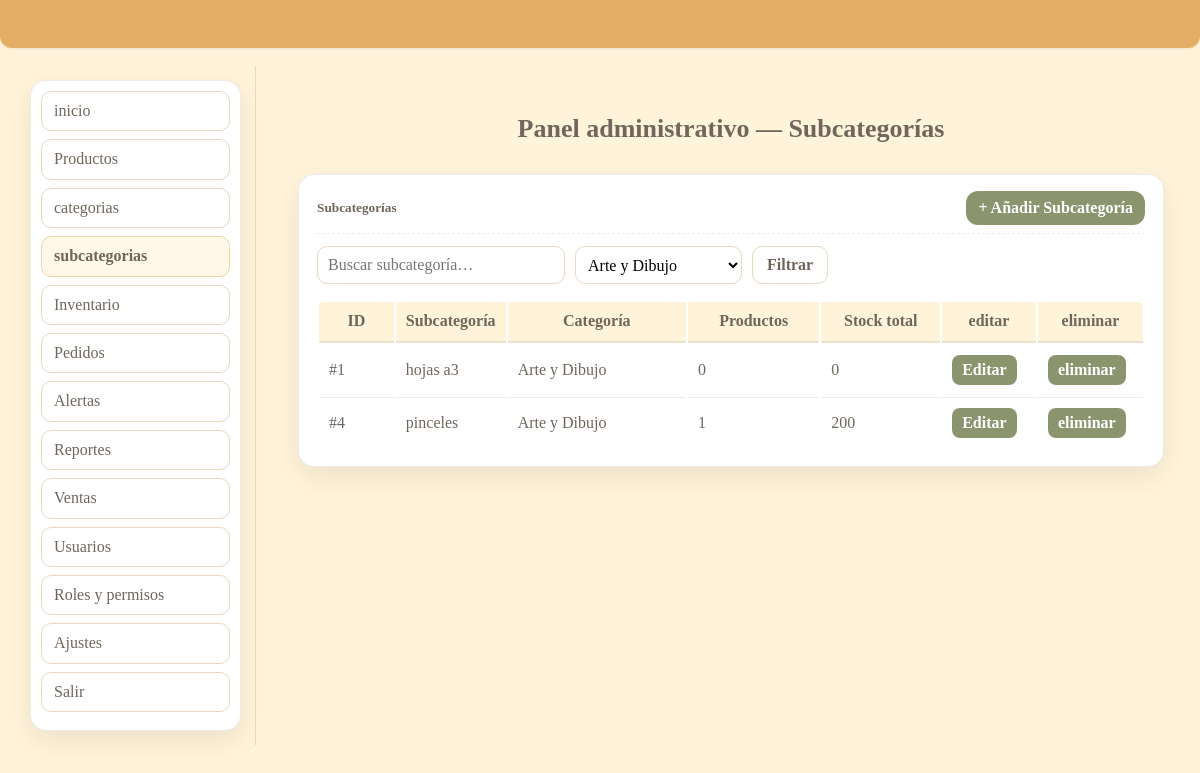
Page /admin/subcategorias/?cat=3 on the committed database.
### tables this page shows
CREATE TABLE `subcategoria` (
  `id_subcategoria` smallint(5) UNSIGNED NOT NULL,
  `id_categoria` smallint(5) UNSIGNED NOT NULL,
  `nombre` varchar(100) NOT NULL
);

CREATE TABLE `categoria` (
  `id_categoria` smallint(5) UNSIGNED NOT NULL,
  `nombre` varchar(100) NOT NULL
);

### admin/subcategorias/index.php (the view, shortened to what this page needs)
<?php
include(__DIR__ . '/../../includes/db.php');
$HAS_ACL = file_exists(__DIR__ . '/../includes/acl.php');
if ($HAS_ACL) { require_once __DIR__ . '/../includes/acl.php'; }
else {
  if (!function_exists('can')) { function can($k){ return true; } }
}
function h($s){ return htmlspecialchars((string)$s, ENT_QUOTES,'UTF-8'); }
$q      = trim($_GET['q'] ?? '');
$idCat  = (int)($_GET['cat'] ?? 0);
$page= max(1,(int)($_GET['page']??1));
$perPage=15; $offset=($page-1)*$perPage;
$cats=[]; $r=$conexion->query("SELECT id_categoria, nombre FROM categoria ORDER BY nombre");
while($row=$r->fetch_assoc()) $cats[]=$row;
$w=[]; $params=[]; $types='';
if ($idCat>0){ $w[]="sc.id_categoria=?"; $params[]=$idCat; $types.='i'; }
$whereSql = $w?('WHERE '.implode(' AND ',$w)):'';
$sqlList="
  SELECT
    sc.id_subcategoria,
    sc.nombre,
    sc.id_categoria,
    c.nombre AS categoria,
    COUNT(DISTINCT p.id_producto)       AS productos,
    COALESCE(SUM(i.stock_actual),0)     AS stock_total
  FROM subcategoria sc
  LEFT JOIN categoria c  ON c.id_categoria=sc.id_categoria
  LEFT JOIN producto p   ON p.id_subcategoria=sc.id_subcategoria
  LEFT JOIN inventario i ON i.id_producto=p.id_producto
  $whereSql
  GROUP BY sc.id_subcategoria, sc.nombre, sc.id_categoria, categoria
  ORDER BY categoria ASC, sc.nombre ASC
  LIMIT ? OFFSET ?
";
$typesList=$types.'ii';
$paramsList=$params; $paramsList[]=$perPage; $paramsList[]=$offset;
$st=$conexion->prepare($sqlList);
$st->bind_param($typesList, ...$paramsList);
$st->execute();
$rows=$st->get_result()->fetch_all(MYSQLI_ASSOC);
?>
<!doctype html><html lang="es"><head>
<link rel="stylesheet" href="https://cdnjs.cloudflare.com/ajax/libs/normalize/8.0.1/normalize.min.css">
<link rel="stylesheet" href="https://cdnjs.cloudflare.com/ajax/libs/skeleton/2.0.4/skeleton.min.css">
<link rel="stylesheet" href="/libreria_lapicito/css/style.css">
</head><body>
<div class="barra"></div>
  <div class="prod-shell">
    <aside class="prod-side">
      <ul class="prod-nav">
        <li><a  href="/libreria_lapicito/admin/index.php">inicio</a></li>
        <?php if (can('productos.ver')): ?>
        <li><a href="/libreria_lapicito/admin/productos/">Productos</a></li>
        <?php endif; ?>
        <li><a href="/libreria_lapicito/admin/categorias/">categorias</a></li>
        <?php if (can('inventario.ver')): ?>
           <li><a class="active" href="/libreria_lapicito/admin/subcategorias/">subcategorias</a></li>
        <li><a href="/libreria_lapicito/admin/inventario/">Inventario</a></li>
        <?php endif; ?>
        <?php if (can('pedidos.aprobar')): ?>
        <li><a href="/libreria_lapicito/admin/pedidos/">Pedidos</a></li>
        <?php endif; ?>
        <?php if (can('alertas.ver')): ?>
        <li><a href="/libreria_lapicito/admin/alertas/">Alertas</a></li>
        <?php endif; ?>
        <?php if (can('reportes.detallados') || can('reportes.simple')): ?>
        <li><a href="/libreria_lapicito/admin/reportes/">Reportes</a></li>
        <?php endif; ?>
         <?php if (can('ventas.rapidas')): ?>
        <li><a href="/libreria_lapicito/admin/ventas/">Ventas</a></li>
        <?php endif; ?>
        <?php if (can('usuarios.gestionar') || can('usuarios.crear_empleado')): ?>
        <li><a href="/libreria_lapicito/admin/usuarios/">Usuarios</a></li>
        <?php endif; ?>
        <?php if (can('usuarios.gestionar')): ?>
        <li><a href="/libreria_lapicito/admin/roles/">Roles y permisos</a></li>
        <?php endif; ?>
        <li><a href="/libreria_lapicito/admin/ajustes/">Ajustes</a></li>
        <li><a href="/libreria_lapicito/admin/logout.php">Salir</a></li>
      </ul>
    </aside>
  <main class="prod-main">
    <div class="inv-title">Panel administrativo — Subcategorías</div>
    <div class="prod-card">
      <div class="prod-head">
        <h5>Subcategorías</h5>
        <?php if (can('subcategorias.crear')): ?>
          <a class="btn-add" href="/libreria_lapicito/admin/subcategorias/crear.php<?= $idCat>0?'?cat='.((int)$idCat):'' ?>">+ Añadir Subcategoría</a>
        <?php endif; ?>
      </div>
      <form class="prod-filters" method="get">
        <input class="input-search" type="text" name="q" value="<?= h($q) ?>" placeholder="Buscar subcategoría…">
        <select name="cat">
          <?php foreach($cats as $c): ?>
            <option value="<?= (int)$c['id_categoria'] ?>" <?= $idCat===(int)$c['id_categoria']?'selected':'' ?>>
              <?= h($c['nombre']) ?>
            </option>
          <?php endforeach; ?>
        </select>
        <button class="btn-filter" type="submit">Filtrar</button>
      </form>
      <div class="table-wrap">
        <table class="u-full-width">
          <thead>
            <tr>
              <th style="width:80px">ID</th>
              <th>Subcategoría</th>
              <th style="width:220px">Categoría</th>
              <th style="width:140px">Productos</th>
              <th style="width:140px">Stock total</th>
              <th style="width:80px">editar</th>
              <th style="width:90px">eliminar</th>
            </tr>
          </thead>
          <tbody>
            <?php foreach($rows as $r): ?>
              <tr>
                <td>#<?= (int)$r['id_subcategoria'] ?></td>
                <td><?= h($r['nombre']) ?></td>
                <td><?= h($r['categoria'] ?? '—') ?></td>
                <td><?= (int)$r['productos'] ?></td>
                <td><?= (int)$r['stock_total'] ?></td>
                <td><a class="btn-sm" href="/libreria_lapicito/admin/subcategorias/editar.php?id=<?= (int)$r['id_subcategoria'] ?>">Editar</a></td>
                <td><a class="btn-sm" href="/libreria_lapicito/admin/subcategorias/eliminar.php?id=<?= (int)$r['id_subcategoria'] ?>">eliminar</a></td>
              </tr>
            <?php endforeach; ?>
          </tbody>
        </table>
      </div>
    </div>
  </main>
</div>
</body></html>

### css/style.css (style rules this page uses)
:root { --barra:#e3ad63; --fondo:#fff3d9; --texto:#6f665c; --btn:#8a956e; --btn-txt:#ffffff; --borde:rgba(0,0,0,.08); --sombra:0 10px 30px rgba(0,0,0,.08); --radio:12px; --radio-lg:16px; --f1:clamp(26px,3.2vw,34px); --f3:clamp(14px,1.5vw,16px); }
html,body { margin:0;padding:0 }
body { background:var(--fondo); color:var(--texto); -webkit-font-smoothing:antialiased; -moz-osx-font-smoothing:grayscale; }
h1,h2,h3,h4,h5,h6 { margin-top:.2rem;margin-bottom:.6rem; }
.barra { height:48px; background:var(--barra); border-bottom-left-radius:var(--radio); border-bottom-right-radius:var(--radio); box-shadow:0 2px 0 #e3ad63; position:relative; overflow:hidden; }
.barra::after { content:""; position:absolute; inset:0; background:linear-gradient(90deg,transparent 0 30%,rgba(255,255,255,.16) 50%,transparent 70% 100%); transform:translateX(-100%); animation:barra-brillo 6s linear infinite; pointer-events:none; }
.barra { box-shadow:0 2px 0 rgba(0,0,0,.04); }
.inv-title { text-align:center; color:#6f665c; font-weight:600; padding:10px 0 12px; }
.prod-shell { display:grid; grid-template-columns:220px 1fr; gap:0; min-height:calc(100vh - 110px); }
.prod-side { background:#fff3d9; border-right:1px solid #e6d9bf; padding:14px; }
.prod-nav { list-style:none; margin:0; padding:0; }
.prod-nav li { margin-bottom:8px; }
.prod-nav a { display:block; padding:8px 10px; border:1px solid #e6d9bf; border-radius:10px; background:#fff; color:#6f665c; text-decoration:none; }
.prod-nav a.active { background:#fffef2; border-color:#e9d7b5; font-weight:700; }
.prod-main { padding:14px; }
.prod-card { background:#fff9ef; border:1px solid #e6d9bf; border-radius:12px; padding:12px; }
.prod-head { display:flex; align-items:center; justify-content:space-between; margin-bottom:8px; }
.btn-add { background:#8a956e; color:#fff !important; border:0; border-radius:12px; padding:8px 12px; font-weight:700; text-decoration:none; }
.prod-filters { display:grid; grid-template-columns:1fr 220px 200px 120px; gap:8px; align-items:center; margin-bottom:8px; }
.input-search { height:38px; border:1px solid #e6d9bf; border-radius:10px; padding-left:36px; padding-right:10px; }
.prod-filters select { height:38px; border:1px solid #e6d9bf; border-radius:10px; background:#fff; padding:6px 8px; }
.btn-filter { height:38px; border:1px solid #e6d9bf; background:#fff; border-radius:10px; padding:0 12px; color:#6f665c; font-weight:600; }
.table-wrap { border-radius:10px; overflow:auto; }
table.u-full-width thead th { background:#fff3d9; }
.input-search { height:38px; border:1px solid #e6d9bf; border-radius:10px; background:#fff; padding-right:36px; padding-left:10px; box-sizing:border-box; }
.btn-sm { display:inline-block; padding:6px 10px; border-radius:8px; background:var(--btn); color:#fff!important; text-decoration:none; font-weight:600; border:0; }
.prod-main { max-width: 1200px; margin: 0 auto; padding: 24px 20px 48px; }
.inv-title { font-weight: 700; font-size: clamp(20px, 2.2vw, 26px); margin: 14px 0 18px; color: var(--texto); }
.prod-shell { display: grid; grid-template-columns: 240px 1fr; gap: 22px; align-items: start; padding: 18px 16px 40px; }
.prod-side { position: sticky; top: 14px; align-self: start; }
.prod-nav { list-style: none; margin: 0; padding: 10px; background: #fff; border: 1px solid var(--borde); border-radius: var(--radio-lg); box-shadow: var(--sombra); }
.prod-nav li+li { margin-top: 6px; }
.prod-nav a { display: block; padding: 10px 12px; border-radius: 10px; color: var(--texto); text-decoration: none; }
.prod-nav a.active { background: #fff7e8; border: 1px solid #f1d5a3; }
.prod-card { background:#fff; border:1px solid var(--borde); border-radius: var(--radio-lg); box-shadow: var(--sombra); padding: 16px 18px; margin-bottom: 18px; }
.prod-head { display:flex; align-items:center; justify-content:space-between; gap:12px; padding-bottom: 8px; margin-bottom: 12px; border-bottom: 1px dashed var(--borde); }
.prod-head h5 { margin:0; }
.prod-filters { display: flex; flex-wrap: wrap; gap: 10px; align-items: center; margin: 10px 0 16px; }
.prod-filters .btn-filter { padding: 8px 14px; }
.table-wrap { overflow-x:auto; }
.u-full-width th, .u-full-width td { padding: 10px 10px; vertical-align: middle; }
.u-full-width thead th { font-weight: 600; border-bottom: 2px solid var(--borde); }
.u-full-width tbody tr+tr td { border-top: 1px solid var(--borde); }

### rows in the picture
subcategoria: id_subcategoria "1", nombre "hojas a3", id_categoria.nombre "Arte y Dibujo", productos "0", stock_total "0"
subcategoria: id_subcategoria "4", nombre "pinceles", id_categoria.nombre "Arte y Dibujo", productos "1", stock_total "200"

### other values in the picture
form field cat "Arte y Dibujo"
